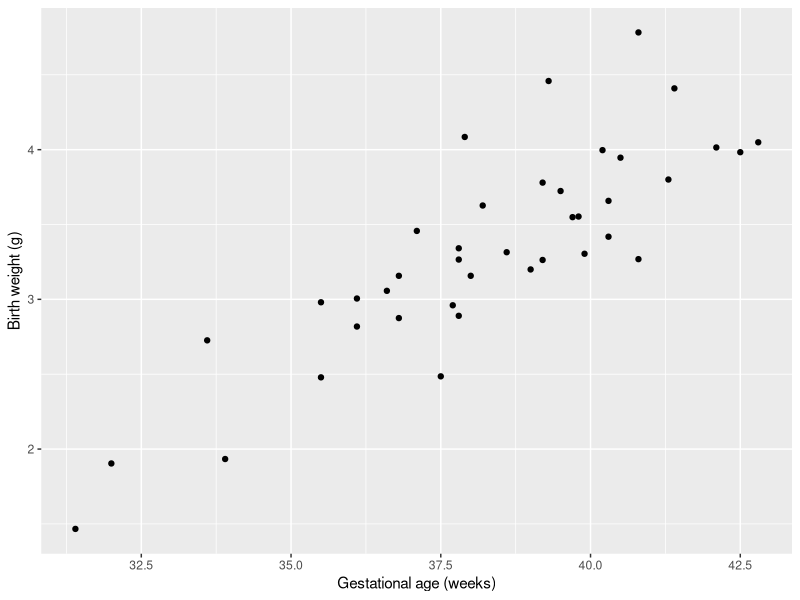
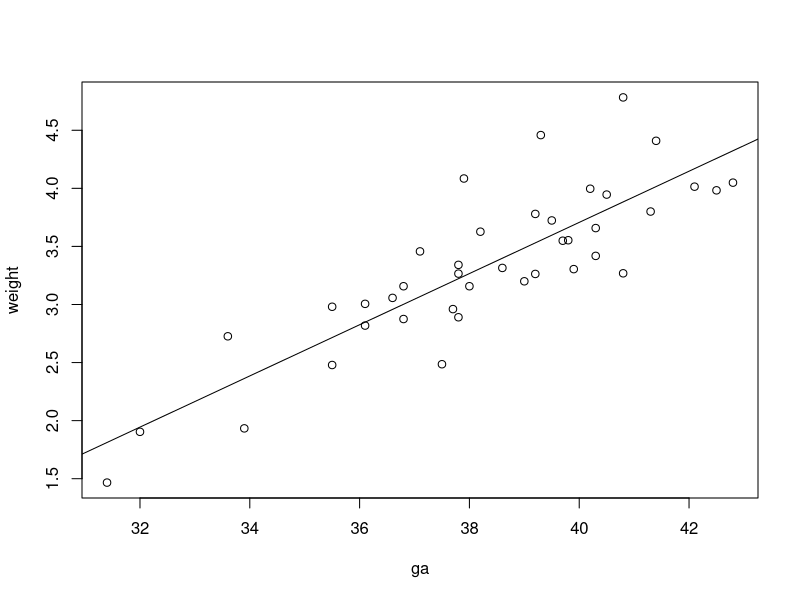

Here is the R script that generated these plots, in order:
## ---- chunk 1

x_grid <- 22:43

#' give weights in kg, not g, so divide by 1000
mu_grid <- c(501, 598, 697, 800, 909, 1026, 1159, 1312, 1487, 1682, 1896, 2123, 2361, 2607, 2855, 3091, 3306, 3489, 3638, 3745, 3800, 3793) / 1000

sd_grid <- c(108, 122, 136, 149, 163, 178, 195, 214, 234, 256, 278, 301, 324, 346, 368, 388, 405, 420, 432, 441, 446, 448) / 1000

mu_fun <- splinefun(x_grid, mu_grid)
sd_fun <- splinefun(x_grid, sd_grid)

set.seed(1)
n <- 40
x <- round(rnorm(n, mean = 38, sd = 3), digits = 1)
y <- mu_fun(x) + rnorm(n, sd = sd_fun(x))

library(tidyverse)
bw <- tibble(ga = x,
             weight = y) 

mod <- lm(weight ~ ga, data = bw)

p <- ggplot(bw, aes(x = ga, y = weight)) +
    geom_point() +
    xlab("Gestational age (weeks)") +
    ylab("Birth weight (g)")

p
## ---- chunk 2
SS <- function(beta0, beta1) {
    sum((y - beta0 - beta1 * x)^2)
}
## ---- chunk 3
mod <- lm(weight ~ ga, data = bw)
## ---- chunk 4
mod
## ---- chunk 5
summary(mod)
## ---- chunk 6
plot(weight ~ ga, data = bw)
abline(mod)
